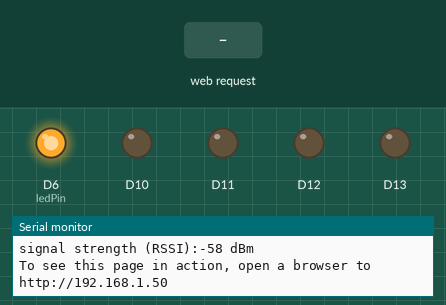
This sketch was run on a simulated Arduino MKR. On the bench: output pins drawn as LEDs (lit = HIGH), the last lines printed to the serial monitor. The test bench sets the inputs (shaded band). WiFi joins after 1.5 s; servers stay silent unless stated; USB keyboard and mouse output is not drawn.

Above: at 12.7 s.
12.8 s: HTTP request GET /forward received
At 13.1 s:
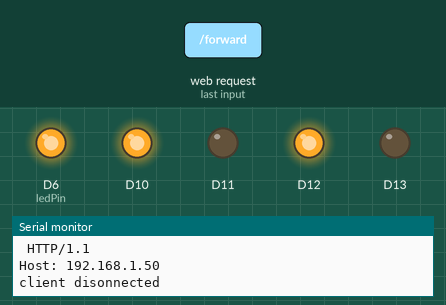
14.3 s: HTTP request GET /backward received
At 15.4 s:
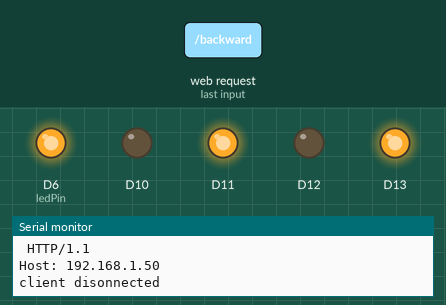
15.8 s: HTTP request GET /stop received
At 16.5 s:
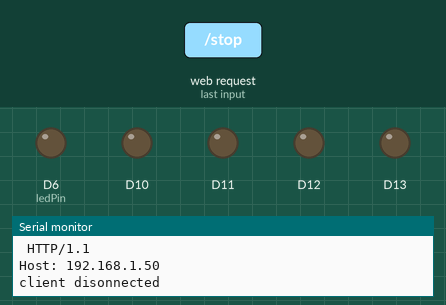
17.3 s: HTTP request GET /right received
At 17.7 s:
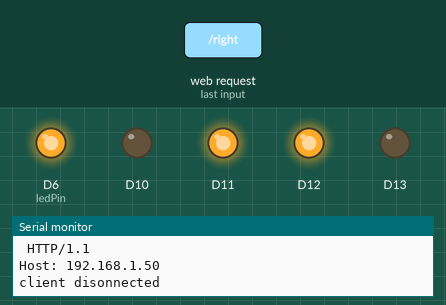
18.8 s: HTTP request GET /left received
At 20.0 s:
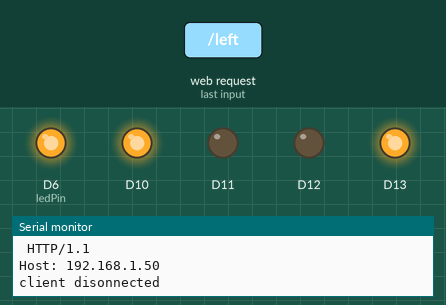
Timing chart, 0 to 21.3 s (numbered marks = the images above; inputs shaded):
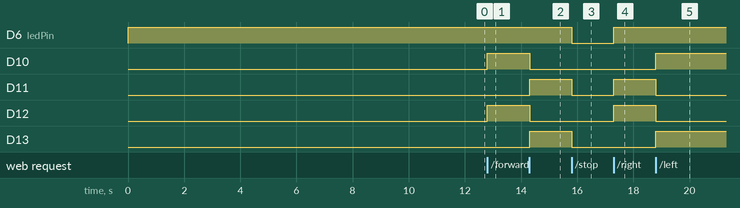

The sketch:

arduino-google.ino
```cpp
#include <SPI.h>
#include <WiFi101.h>
#include "Keyboard.h"

char ssid[] = "www.KingDiamondDev.tech";
char pass[] = "your wifi password";
int keyIndex = 0;
int ledPin = 6;
bool val = true;

int status = WL_IDLE_STATUS;
WiFiServer server(80);

void setup() {
  pinMode (10, OUTPUT);
  pinMode (11, OUTPUT);
  pinMode (12, OUTPUT);
  pinMode (13, OUTPUT);
  Serial.begin(9600);
  Keyboard.begin();
  Serial.print("Start Serial ");
  pinMode(ledPin, OUTPUT);
  Serial.print("WiFi101 shield: ");

  if (WiFi.status() == WL_NO_SHIELD) {
    Serial.println("NOT PRESENT");
    return; // don't continue
  }
  Serial.println("DETECTED");

  while ( status != WL_CONNECTED) {
    digitalWrite(ledPin, LOW);
    Serial.print("Attempting to connect to Network named: ");
    Serial.println(ssid);
    digitalWrite(ledPin, HIGH);
    status = WiFi.begin(ssid, pass);
    delay(10000);
  }
  server.begin();
  printWifiStatus();
  digitalWrite(ledPin, HIGH);
}

void loop() {
  WiFiClient client = server.available();

  if (client) {
    Serial.println("new client");
    String currentLine = "";
    while (client.connected())
    {
      if (client.available())
      {
        char c = client.read();
        Serial.write(c);
        if (c == '\n')
        {

    if (currentLine.length() == 0) {
    client.println("HTTP/1.1 200 OK");
    client.println("Content-Type: text/html");
    client.println(""); // do not forget this one
    client.println("<!DOCTYPE HTML>");
    client.println("<html>");
    client.print("OK");
    client.println("<br><br>");
    client.println("<a href=\"/forward\"\"><button>Move Forward </button></a>");
    client.print("<a href=\"/left\"\"><button>Rotate Left </button></a>");
    client.print("<a href=\"/stop\"\"><button>Stop </button></a>");
    client.print("<a href=\"/right\"\"><button>Rotate Right </button></a>");
    client.println("<a href=\"/backward\"\"><button>Move Backward </button></a><br />");
    client.println("</html>");
    client.println();
    break;
          }
     else {
            currentLine = "";
          }
        }
        else if (c != '\r') {
          currentLine += c;
        }

        if (currentLine.endsWith("GET /forward")) {
        forward();
        }
        else if (currentLine.endsWith("GET /backward")) {
             backward();
        }
        else if (currentLine.endsWith("GET /stop")) {
             stop();
        }
        else if (currentLine.endsWith("GET /right")) {
          right();
        }
        else if (currentLine.endsWith("GET /left"))
        {
          left();
        }

      }
    }

    client.stop();
    Serial.println("client disonnected");
  }
}

void printWifiStatus()
{

  Serial.print("SSID: ");
  Serial.println(WiFi.SSID());
  IPAddress ip = WiFi.localIP();
  Serial.print("IP Address: ");
  Serial.println(ip);
  long rssi = WiFi.RSSI();
  Serial.print("signal strength (RSSI):");
  Serial.print(rssi);
  Serial.println(" dBm");
  Serial.print("To see this page in action, open a browser to http://");
  Serial.println(ip);
}

void forward()
{
digitalWrite(10, HIGH);
digitalWrite(11, LOW);
digitalWrite(12, HIGH);
digitalWrite(13, LOW);
digitalWrite(ledPin, HIGH);
Serial.println(" Moving Forward");

}
void backward()
{
digitalWrite(10, LOW);
digitalWrite(11, HIGH);
digitalWrite(12, LOW);
digitalWrite(13, HIGH);
digitalWrite(ledPin, HIGH);
Serial.println("Moving Backward");
}
void stop()
{
digitalWrite(10, LOW);
digitalWrite(11, LOW);
digitalWrite(12, LOW);
digitalWrite(13, LOW);
digitalWrite(ledPin, LOW);
Serial.println("Stop");
}
void left()
{
digitalWrite(10, HIGH);
digitalWrite(11, LOW);
digitalWrite(12, LOW);
digitalWrite(13, HIGH);
digitalWrite(ledPin, HIGH);
Serial.println(" Rotate Left");
}
void right()
{
digitalWrite(10, LOW);
digitalWrite(11, HIGH);
digitalWrite(12, HIGH);
digitalWrite(13, LOW);
digitalWrite(ledPin, HIGH);
Serial.println(" Rotate Right");
}
```

Measured:
- after the input at 12.8 s, D10, D12: LOW → HIGH at once
- after the input at 14.3 s, D10, D12: HIGH → LOW at once; D11, D13: LOW → HIGH at once
- after the input at 15.8 s, D6 (ledPin), D11, D13: HIGH → LOW at once
- after the input at 17.3 s, D6 (ledPin), D11, D12: LOW → HIGH at once
- after the input at 18.8 s, D10, D13: LOW → HIGH at once; D11, D12: HIGH → LOW at once
